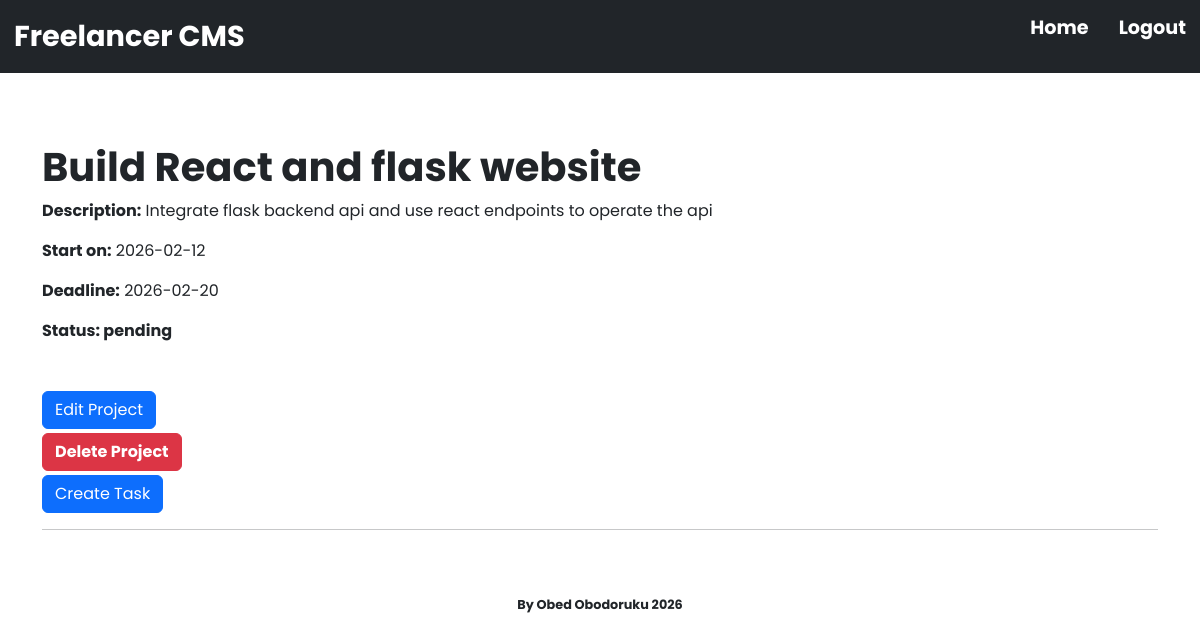
The page /project/2 (signed in) on the database as committed earlier.
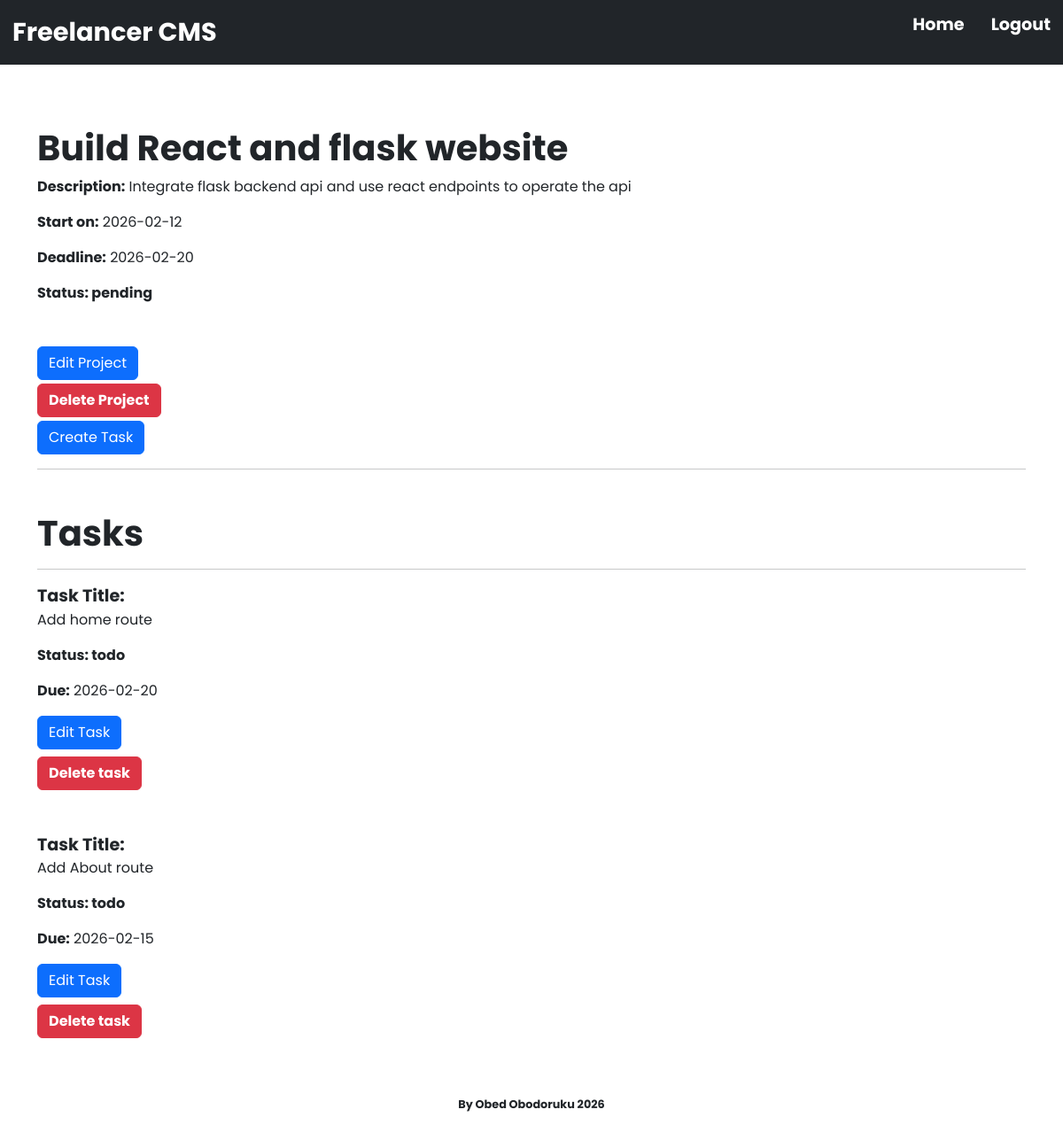
The same page on the database as committed later.
### app/models.py (models this page shows, shortened)
class Project(db.Model):
    id = db.Column(db.Integer, primary_key=True)
    title = db.Column(db.String(150), nullable=False)
    description = db.Column(db.Text)
    start_date = db.Column(db.Date, nullable=False)
    deadline = db.Column(db.Date)
    status = db.Column(db.String(50), nullable=False, default="pending")
    client_id = db.Column(db.Integer, db.ForeignKey("clients.id"), nullable=False)
    tasks = db.relationship("Task", backref="project", cascade="all, delete-orphan", passive_deletes=True, lazy=True)
    invoice = db.relationship("Invoice", backref="project", uselist=False)

class Task(db.Model):
    id = db.Column(db.Integer, primary_key=True)
    title = db.Column(db.String(150), nullable=False)
    status = db.Column(db.String(50), nullable=False, default="todo")
    due_date = db.Column(db.Date, nullable=True)
    project_id = db.Column(db.Integer, db.ForeignKey("project.id", ondelete="CASCADE", name="fk_task_project_id"), nullable=False)

### app/routes.py (the view)
@app.route("/project/<int:project_id>", methods=["GET", "POST"])
@login_required
def project(project_id):
    project = Project.query.get_or_404(project_id)
    return render_template("project.html", project=project, title=f"Project {project.title}")

### app/models.py (called while the page is built)
@login_manager.user_loader
def load_user(user_id):
    return User.query.get(int(user_id))

### app/templates/project.html
{% extends "base.html" %}
{% block body %}
    <div>
        <div>
            <h1 style="font-weight: bolder;">{{ project.title }}</h1>
            <div class="mb-3">
                <span style="font-weight: bolder;">Description:</span>
                <span>{{ project.description }}</span>
            </div>
            <p>
                <span style="font-weight: bolder;">Start on:</span>
                <span>{{ project.start_date }}</span>
            </p>
            <p>
                <span style="font-weight: bolder;">Deadline:</span>
                <span>{{ project.deadline }}</span>
            </p>
            <span style="font-weight: bolder;">Status: {{ project.status }}</span>
        </div>
        <div class="mt-5 mb-1">
            <a href="{{ url_for('edit_project', project_id=project.id) }}">
                <button class="btn btn-primary">Edit Project</button>
            </a>
        </div>
        <div class="mb-1">
            <form method="POST" action="{{ url_for('delete_project', project_id=project.id) }}">
                <button style="font-weight: bolder;" class="btn btn-danger" type="submit">Delete Project</button>
            </form>
        </div>
        <div class="mb-1">
            <form method="POST" action="{{ url_for('create_task', project_id=project.id) }}">
                <button class="btn btn-primary" type="submit">Create Task</button>
            </form>
        </div>
        <hr>
        {% if project.tasks %}
            <div class="mt-5">
            <h1 style="font-weight: bolder;">Tasks</h1>
            <hr>
            {% for task in project.tasks %}
                <div class="mb-5">
                    <span style="font-weight: bolder; font-size: 1.2rem;">Task Title:</span>
                    <p>{{ task.title }}</p>
                    <p>
                        <span style="font-weight: bolder;">Status: </span>
                        <span style="font-weight: bolder;">{{ task.status }}</span>
                    </p>
                    <div>
                        <p>
                            <span style="font-weight: bolder;">Due:</span>
                            <span>{{ task.due_date }}</span>
                        </p>
                    </div>
                    <div class="mb-2">
                        <a href="{{ url_for('edit_task', task_id=task.id) }}">
                            <button class="btn btn-primary">Edit Task</button>
                        </a>
                    </div>
                    <div>
                        <form method="POST" action="{{ url_for('delete_task', task_id=task.id) }}">
                            <button style="font-weight: bolder;" class="btn btn-danger" type="submit">Delete task</button>
                        </form>
                    </div>
                </div>
            {% endfor %}
            </div>
        {% endif %}
    </div>
{% endblock %}

### app/templates/base.html (shortened to what this page needs)
<!DOCTYPE html>
<html lang="en">
<head>
    <link href="https://cdn.jsdelivr.net/npm/bootstrap@5.3.2/dist/css/bootstrap.min.css" rel="stylesheet">
    <link rel="stylesheet" href="{{ url_for('static', filename='main.css') }}">
</head>
<body>
    <nav class="navbar navbar-expand nav-bar w-100 bg-dark">
        <span class="navbar-span">Freelancer CMS</span>
        <div>
            <ul class="links">
                {% if current_user.is_authenticated %}
                    <li><a href="{{ url_for('index') }}">Home</a></li>
                    <li><a href="{{ url_for('logout') }}">Logout</a></li>
                {% else %}
                    <li><a href="{{ url_for('home') }}">Home</a></li>
                    <li><a href="{{ url_for('register') }}">Register</a></li>
                    <li><a href="{{ url_for('login') }}">Login</a></li>
                {% endif %}
            </ul>
        </div>
    </nav>
    <div class="container">
        {% block body %}
        {% endblock %}
        <div- class="footer">
            <footer>
                <span class="span">By Obed Obodoruku 2026</span>
            </footer>
        </div->
    </div>
</body>
</html>

### app/static/main.css (style rules this page uses)
* { box-sizing: border-box; margin: 0; padding: 0; }
body { font-family: "Poppins"; }
.navbar { display: flex; align-items: center; justify-content: space-between; gap: 30px; color: #fff; padding: 14px; margin-bottom: 70px; font-weight: bolder; }
.navbar-span { color: #fff; font-size: 1.8rem; }
.links { display: flex; flex-direction: row; align-items: center; gap: 30px; list-style: none; }
.links > li > a { text-decoration: none; color: #fff; font-size: 1.2rem; }
.span { font-size: 0.8rem; font-weight: bold; }
footer { padding: 12px; }
.footer { display: flex; align-items: center; justify-content: center; margin-top: 50px; }

Rows that differ between the two databases and show on the page:
added Task: title "Add home route", status "todo", due_date "2026-02-20"
added Task: title "Add About route", status "todo", due_date "2026-02-15"
Other text that changed with them:
text now shown: "Tasks"
